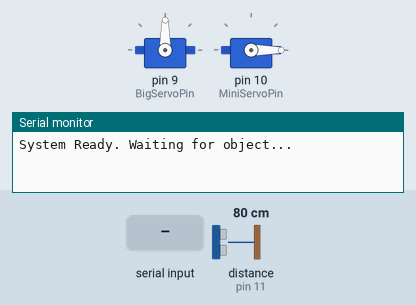
Simulated run of this sketch. Board: Arduino Uno, built with avr-gcc and run on an emulated ATmega328P. Parts: 2 × servo, the last lines printed to the serial monitor. Wiring (inferred from the names in the program): ultrasonic range finder: trigger pin 12; echo pin 11. The inputs (shaded band) are chosen by the test bench; at power-on: distance to the obstacle (sensor on pin 11) 80 cm. The echo pulse lasts 58.3 µs per cm.

Above: at 1.2 s.
1.3 s: distance to the obstacle (sensor on pin 11) set to 2 cm
3.8 s: "A" received over the second serial link
At 4.6 s:
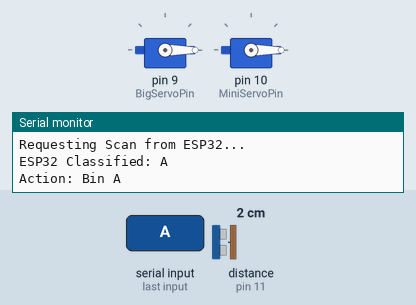
At 5.4 s:
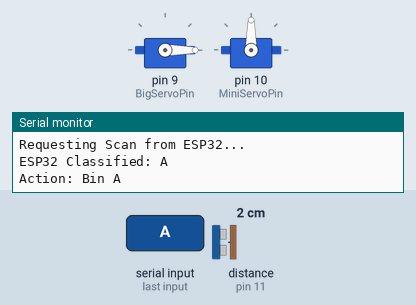
Timing chart, 0 to 9.3 s (numbered marks = the images above; inputs shaded):
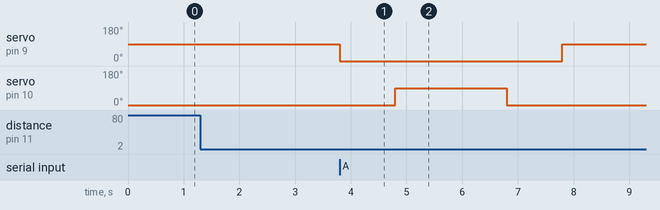

Measured:
- after the input at 3.8 s, servo on pin 9 (BigServoPin): 90° → 0° at once, → 90° 4.0 s later; servo on pin 10 (MiniServoPin): 0° → 90° after 1.0 s, → 0° 2.0 s later

The sketch:

SmartDustbin_Arduino.ino
```cpp
#include <Servo.h>
#include <SoftwareSerial.h>

// --- COMMUNICATION CONFIG ---
// RX Pin 2 (Connects to ESP32 TX)
// TX Pin 3 (Connects to ESP32 RX via Logic Converter)
SoftwareSerial espSerial(2, 3);

// --- ULTRASONIC SENSOR CONFIG ---
const int trigPin = 12;
const int echoPin = 11;
float distance_cm, duration_us;

// --- SERVO CONFIG ---
const int BigServoPin = 9;  // The sorter arm
const int MiniServoPin = 10; // The lid opener

Servo bigServo;
Servo miniServo; //lid opener

// Variable to store the category received from ESP32
char trashCategory;

void setup() {
  // Debugging on Computer Screen
  Serial.begin(9600);

  // Communication with ESP32
  espSerial.begin(9600);

  pinMode(trigPin, OUTPUT);
  pinMode(echoPin, INPUT);

  bigServo.attach(BigServoPin);
  miniServo.attach(MiniServoPin);

  // Initial Positions
  bigServo.write(90);  // Center/Neutral
  miniServo.write(0);  // Lid Closed (Assuming 0 is closed)

  Serial.println("System Ready. Waiting for object...");
}

void loop() {
  detectDistance();

  // Filter out noise: distance must be valid (>0) and close (<20cm)
  if(distance_cm > 0 && distance_cm < 20)
  {
    Serial.println("Object Detected!");

    // 1. Stop momentarily to ensure object is stable
    delay(1000);

    // 2. Trigger the ESP32 to Scan
    scanInput();

    // 3. Operate Servos based on result
    litter(trashCategory);

    // 4. Reset/Wait before next scan
    Serial.println("Resetting...");
    delay(2000);
  }
}

void detectDistance()
{
  digitalWrite(trigPin, HIGH);
  delayMicroseconds(10);
  digitalWrite(trigPin, LOW);

  duration_us = pulseIn(echoPin, HIGH);
  distance_cm = 0.017 * duration_us;
}

void scanInput()
{
  Serial.println("Requesting Scan from ESP32...");

  // Clear any old data in the buffer
  while (espSerial.available() > 0) { espSerial.read(); }

  // Send the Trigger Signal 'S' to ESP32
  espSerial.write('S');

  // Wait for response (Blocking wait)
  // This loop freezes the Arduino until ESP32 replies
  while (espSerial.available() == 0) {
    // You could add a timeout counter here if you want
  }

  // Read the classification result ('A', 'B', 'C', 'D', etc.)
  trashCategory = espSerial.read();

  Serial.print("ESP32 Classified: ");
  Serial.println(trashCategory);
}

void litter(char type)
{
  // 1. Move the Big Servo (Sorter) to the correct bin
  switch(type)
  {
    case 'A': // Category 1 (e.g., Bottle)
      Serial.println("Action: Bin A");
      bigServo.write(0);
      break;

    case 'B': // Category 2 (e.g., Box)
      Serial.println("Action: Bin B");
      bigServo.write(45);
      break;

    case 'C': // Category 3
      Serial.println("Action: Bin C");
      bigServo.write(135);
      break;

    case 'D': // Category 4
      Serial.println("Action: Bin D");
      bigServo.write(180);
      break;

    default:
      Serial.println("Unknown Category. Returning to Neutral.");
      bigServo.write(90);
      return; // Exit function if unknown
  }

  // Allow time for Big Servo to reach position
  delay(1000);

  // 2. Open the Lid (Mini Servo)
  miniServo.write(90); // Open
  delay(2000);         // Wait for trash to fall

  // 3. Close the Lid
  miniServo.write(0);  // Close
  delay(1000);

  // 4. Return Big Servo to Neutral
  bigServo.write(90);
}
```
